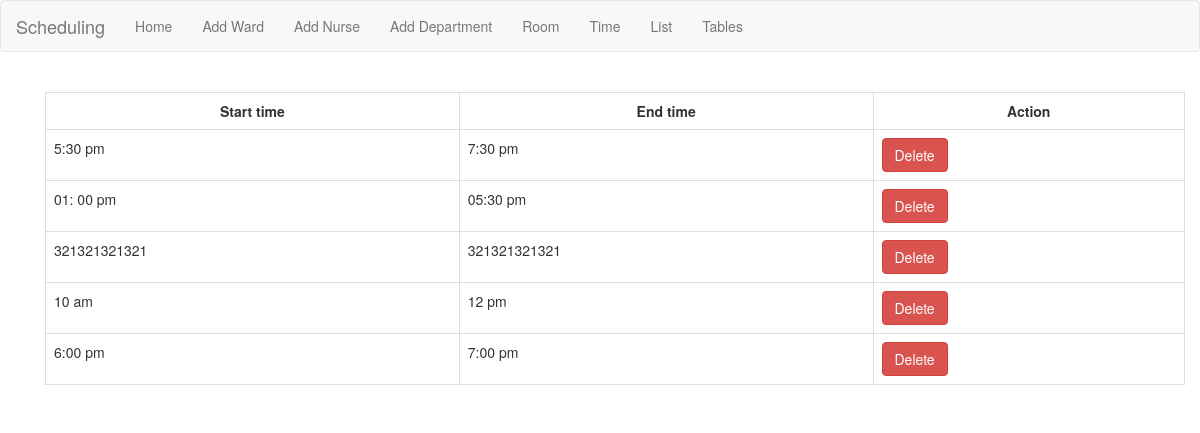
Page /timelist.php on the committed database.
### tables this page shows
CREATE TABLE IF NOT EXISTS `timer` (
  `id` int(11) NOT NULL AUTO_INCREMENT,
  `start_time` varchar(250) NOT NULL,
  `end_time` varchar(250) NOT NULL,
  PRIMARY KEY (`id`)
);

### timelist.php (the view, shortened to what this page needs)
<?php
   include_once("header.php");
   include_once("navbar.php");
?>
<html>
<head>
</head>
<body><br>
<div class="container">
<body>
    <?php
     echo "<tr>
            <td>";
			   $host       = "localhost";
               $username   = "root";
               $password   = "";
               $database   = "insertion";
			   $conn = mysqli_connect($host,$username,$password,$database) or die(mysqli_error());
                    $query = ("SELECT * FROM timer");
                    $result = mysqli_query($conn,$query) or die(mysqli_error());
                    echo "<div class='container'><table width='' class='table table-bordered' border='1' >
                            <tr>
                             <th>Start time</th>
								             <th>End time</th>
                                <th>Action</th>
                            </tr>";
                        while($row = mysqli_fetch_array($result))
                        {
                        echo "<tr>";
                        echo "<td>" . $row['start_time'] . "</td>";
						            echo "<td>" . $row['end_time'] . "</td>";
                        echo "<td><form class='form-horizontal' method='post' action='timelist.php'>
                        <input name='id' type='hidden' value='".$row['id']."';>
                        <input type='submit' class='btn btn-danger' name='delete' value='Delete'>
                        </form></td>";
                        echo "</tr>";
                        }
                    echo "</table>";
            echo "</td>
        </tr>";
    ?>
</div>
	</body>
	</html>
<?php
   include_once("footer.php");
?>

### timelist.php (style rules this page uses)
body { background-image: url(); background-color: white; }
th { text-align: center; }
tr { height: 30px; }
td { padding-top: 5px; padding-left: 20px; padding-bottom: 5px; height: 20px; }

### rows in the picture
timer: start_time "5:30 pm", end_time "7:30 pm"
timer: start_time "01: 00 pm", end_time "05:30 pm"
timer: start_time "321321321321", end_time "321321321321"
timer: start_time "10 am", end_time "12 pm"
timer: start_time "6:00 pm", end_time "7:00 pm"
